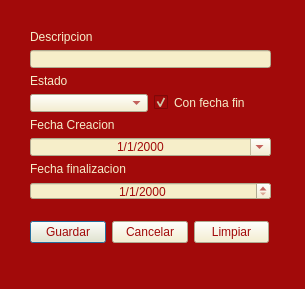
<?xml version="1.0" encoding="UTF-8"?>
<ui version="4.0">
 <class>QTarea</class>
 <widget class="QDialog" name="QTarea">
  <property name="windowModality">
   <enum>Qt::WindowModal</enum>
  </property>
  <property name="geometry">
   <rect>
    <x>0</x>
    <y>0</y>
    <width>305</width>
    <height>289</height>
   </rect>
  </property>
  <property name="windowTitle">
   <string>Tarea</string>
  </property>
  <property name="styleSheet">
   <string notr="true">border-top-color: rgb(162, 10, 10);
border-color: rgb(121, 147, 81);
background-color: rgb(162, 10, 10);
color: rgb(246, 238, 201);</string>
  </property>
  <widget class="QWidget" name="">
   <property name="geometry">
    <rect>
     <x>30</x>
     <y>220</y>
     <width>239</width>
     <height>25</height>
    </rect>
   </property>
   <layout class="QHBoxLayout" name="horizontalLayout">
    <item>
     <widget class="QPushButton" name="btnGuardar">
      <property name="styleSheet">
       <string notr="true">background-color: rgb(246, 238, 201);
color: rgb(162, 10, 10);</string>
      </property>
      <property name="text">
       <string>Guardar</string>
      </property>
     </widget>
    </item>
    <item>
     <widget class="QPushButton" name="btnCancelar">
      <property name="styleSheet">
       <string notr="true">background-color: rgb(246, 238, 201);
color: rgb(162, 10, 10);</string>
      </property>
      <property name="text">
       <string>Cancelar</string>
      </property>
     </widget>
    </item>
    <item>
     <widget class="QPushButton" name="btnLimpiar">
      <property name="styleSheet">
       <string notr="true">background-color: rgb(246, 238, 201);
color: rgb(162, 10, 10);</string>
      </property>
      <property name="text">
       <string>Limpiar</string>
      </property>
     </widget>
    </item>
   </layout>
  </widget>
  <widget class="QWidget" name="">
   <property name="geometry">
    <rect>
     <x>30</x>
     <y>30</y>
     <width>241</width>
     <height>172</height>
    </rect>
   </property>
   <layout class="QVBoxLayout" name="verticalLayout">
    <item>
     <widget class="QLabel" name="label">
      <property name="text">
       <string>Descripcion</string>
      </property>
     </widget>
    </item>
    <item>
     <widget class="QLineEdit" name="editDescripcion">
      <property name="styleSheet">
       <string notr="true">background-color: rgb(246, 238, 201);
color: rgb(162, 10, 10);</string>
      </property>
     </widget>
    </item>
    <item>
     <widget class="QLabel" name="label_2">
      <property name="text">
       <string>Estado</string>
      </property>
     </widget>
    </item>
    <item>
     <layout class="QHBoxLayout" name="horizontalLayout_2">
      <item>
       <widget class="QComboBox" name="comboEstados">
        <property name="styleSheet">
         <string notr="true">background-color: rgb(246, 238, 201);
color: rgb(162, 10, 10);</string>
        </property>
       </widget>
      </item>
      <item>
       <widget class="QCheckBox" name="chqConFchaFin">
        <property name="layoutDirection">
         <enum>Qt::LeftToRight</enum>
        </property>
        <property name="text">
         <string>Con fecha fin</string>
        </property>
        <property name="checked">
         <bool>true</bool>
        </property>
       </widget>
      </item>
     </layout>
    </item>
    <item>
     <widget class="QLabel" name="label_3">
      <property name="text">
       <string>Fecha Creacion</string>
      </property>
     </widget>
    </item>
    <item>
     <widget class="QDateEdit" name="tareaDiaOrigen">
      <property name="layoutDirection">
       <enum>Qt::LeftToRight</enum>
      </property>
      <property name="styleSheet">
       <string notr="true">background-color: rgb(246, 238, 201);
color: rgb(162, 10, 10);</string>
      </property>
      <property name="alignment">
       <set>Qt::AlignCenter</set>
      </property>
      <property name="displayFormat">
       <string>d/M/yyyy</string>
      </property>
      <property name="calendarPopup">
       <bool>true</bool>
      </property>
     </widget>
    </item>
    <item>
     <widget class="QLabel" name="label_4">
      <property name="text">
       <string>Fecha finalizacion</string>
      </property>
     </widget>
    </item>
    <item>
     <widget class="QDateEdit" name="tareaDiaFin">
      <property name="layoutDirection">
       <enum>Qt::LeftToRight</enum>
      </property>
      <property name="styleSheet">
       <string notr="true">background-color: rgb(246, 238, 201);
color: rgb(162, 10, 10);</string>
      </property>
      <property name="alignment">
       <set>Qt::AlignCenter</set>
      </property>
      <property name="displayFormat">
       <string>d/M/yyyy</string>
      </property>
     </widget>
    </item>
   </layout>
  </widget>
 </widget>
 <resources/>
 <connections/>
</ui>
